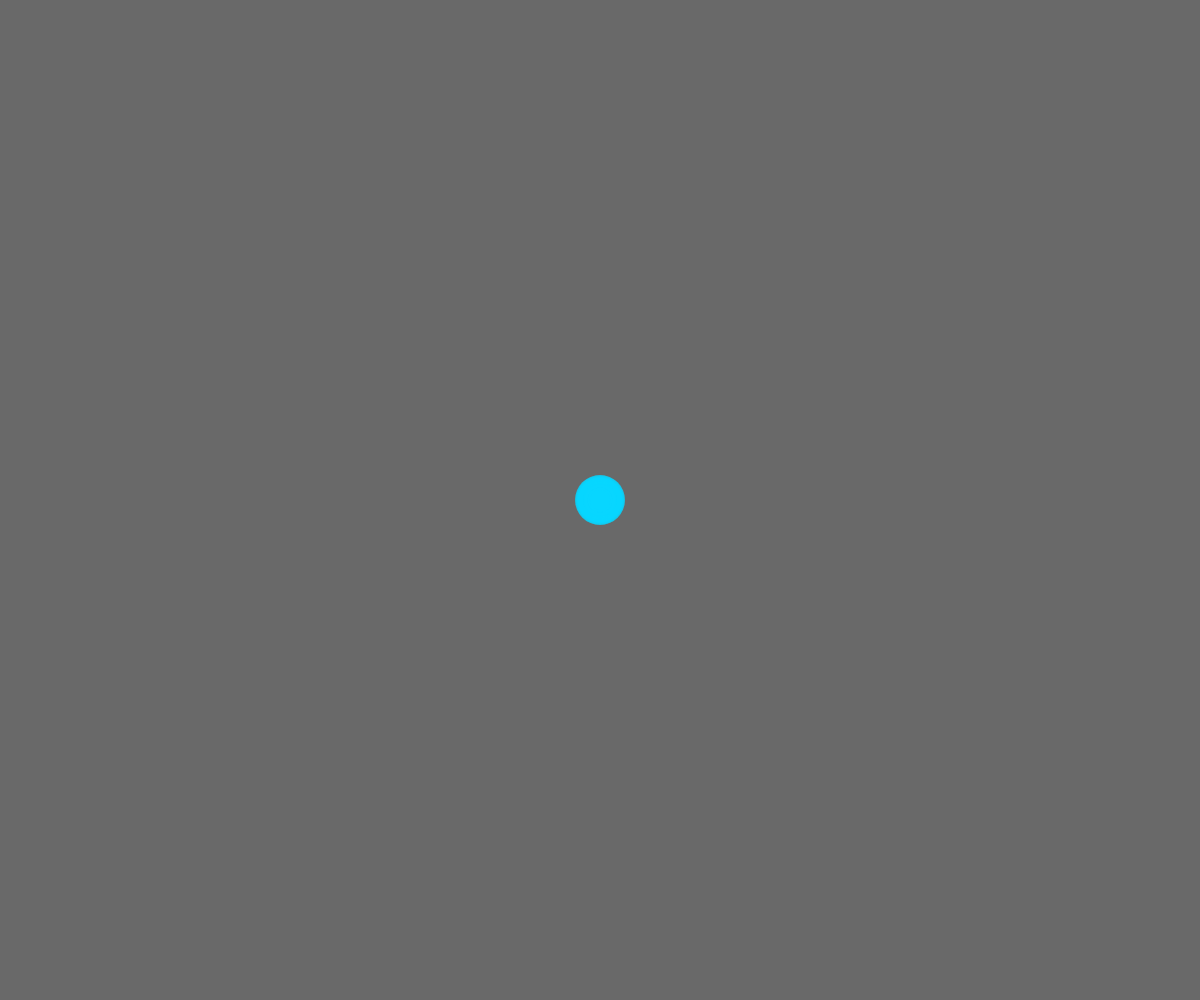
Frame 1 (no input)
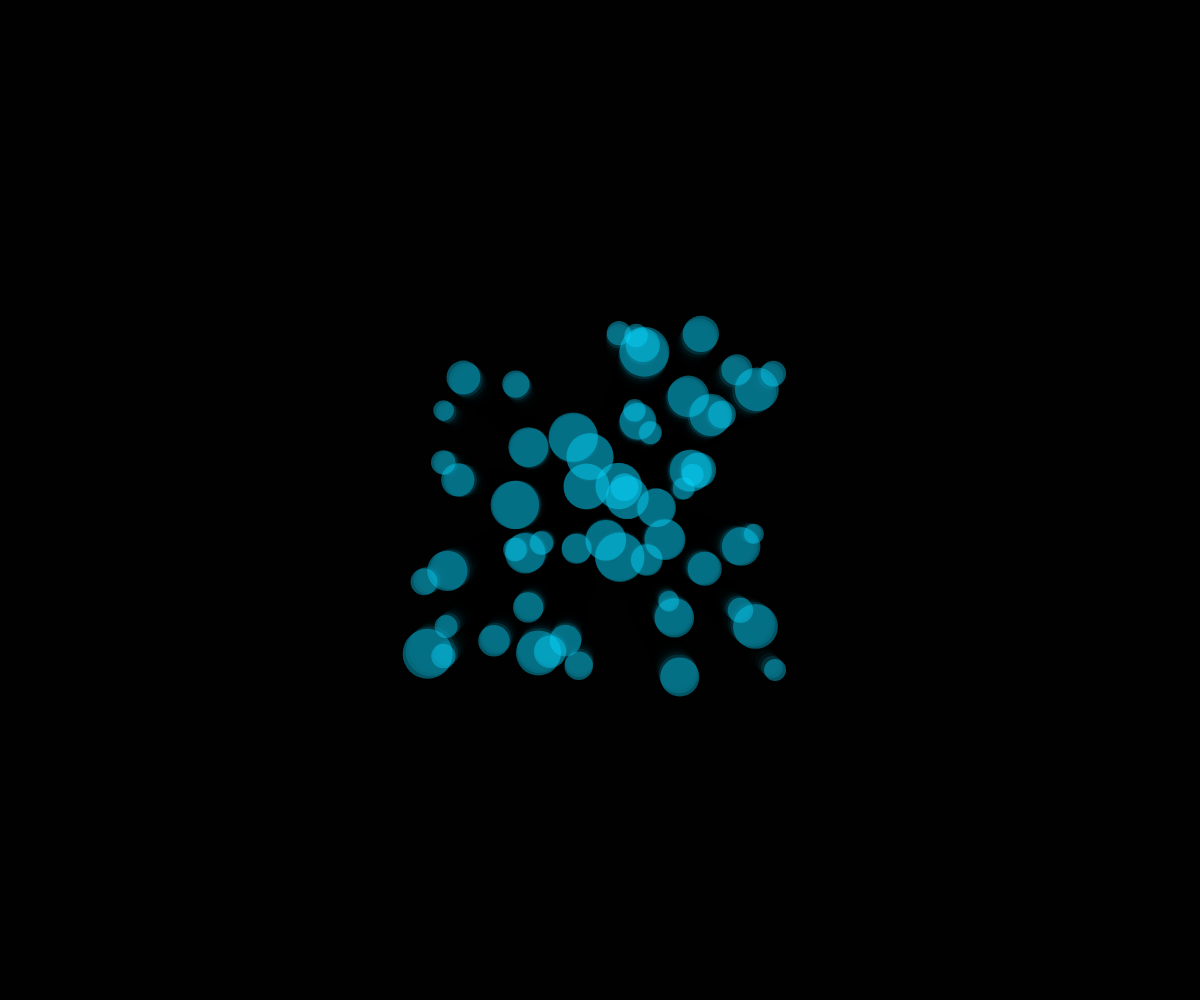
Frame 60 (no input)
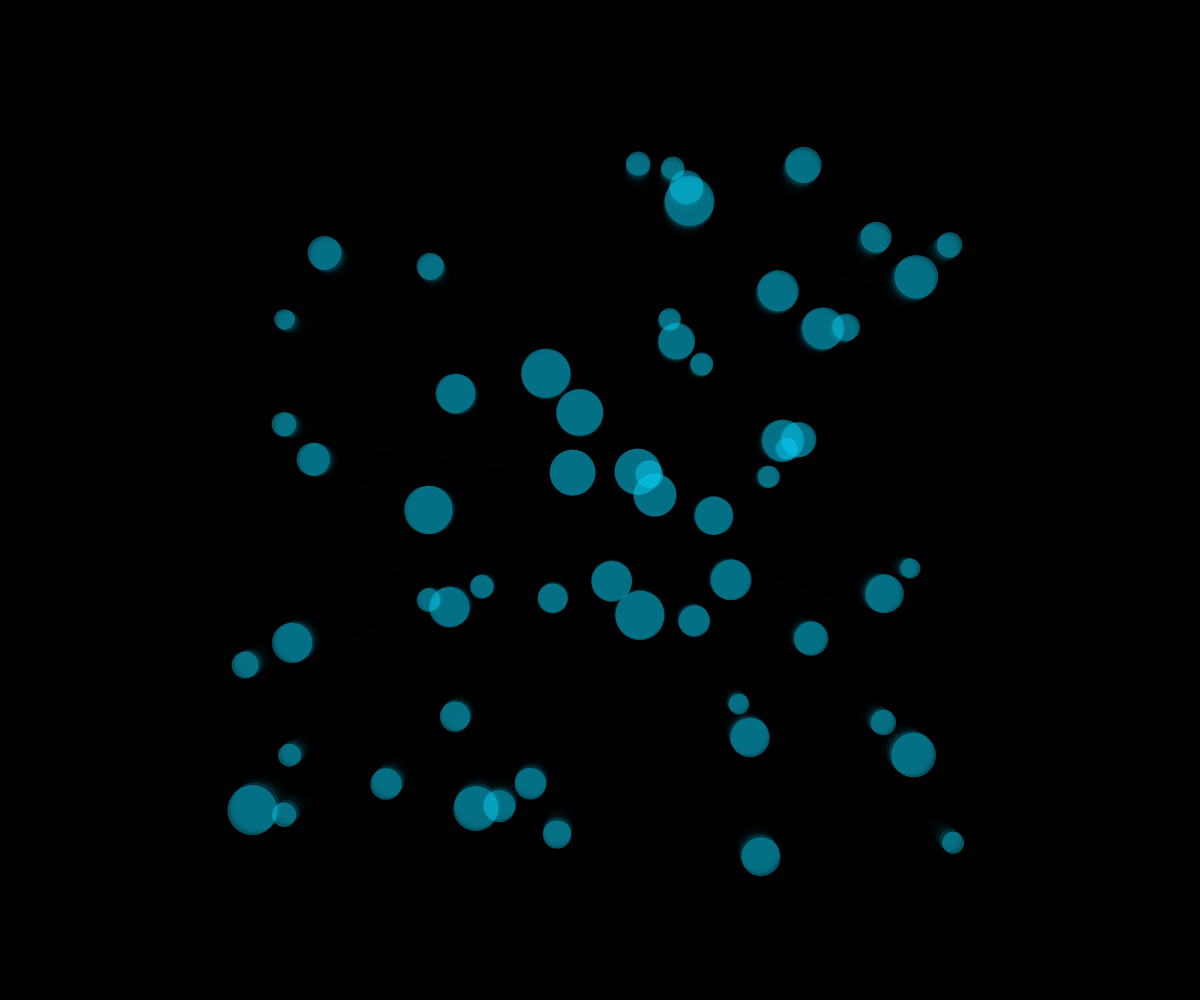
Frame 120 (the mouse pressed at the canvas centre since frame 60)

The p5.js sketch that drew these frames (run headless with seeded random() and noise() and a simulated clock; from frame 60 on, the mouse is pressed at the canvas centre):

// p5.js sketch
// ── sketch.js

function setup(){

	createCanvas(windowWidth,windowHeight);
	for(var i = 0;i<60;i++){
		bubbles[i] = new Bubble();
	}
	fill(10, 215, 255, 100);
	noStroke();
}

function draw(){

	background(0,150);
	for(var i = 0;i<bubbles.length;i++){

		bubbles[i].show();
		bubbles[i].update();
	}
}

function windowResized(){

	resizeCanvas(windowWidth,windowHeight);
}
// ── bubbles.js
var bubbles = [];

class Bubble{

	constructor(){

		this.x = windowWidth / 2;
		this.y = windowHeight / 2;
		this.height = random(20,50);
		this.width = this.height;
		this.vy = random(-3,3);
		this.vx = random(-3,3);
	}

	show(){
		ellipse(this.x,this.y,this.width,this.height);
	}

	update(){

		this.x += this.vx;
		this.y += this.vy;

		this.collision();
	}

	collision(){

		/*multiplier la vitesse par -1*/

		//width
		if(((this.x + this.width / 2) > windowWidth) || ((this.x - this.width / 2) < 0)){

			this.vx *= -1;
		}

		if(((this.y + this.height) > windowHeight) || ((this.y - this.height / 2) < 0)){

			this.vy *= -1;
		}
	}
}
